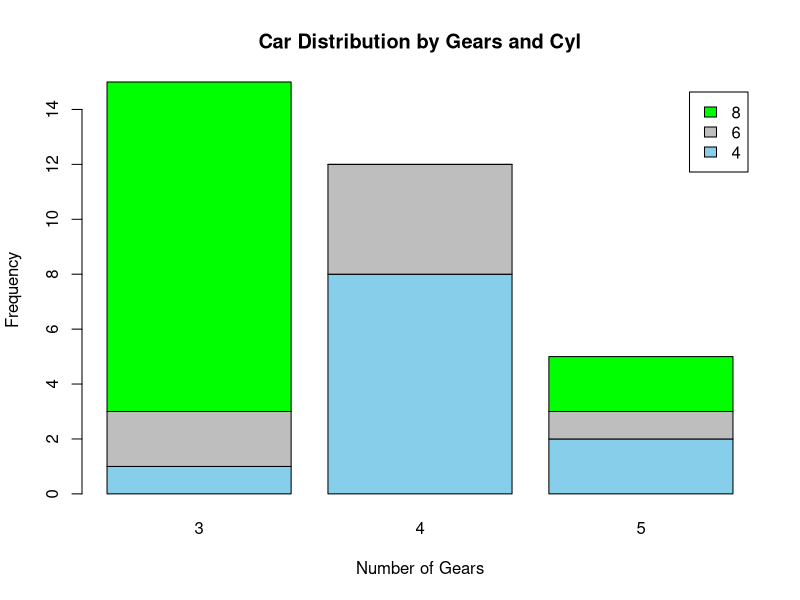
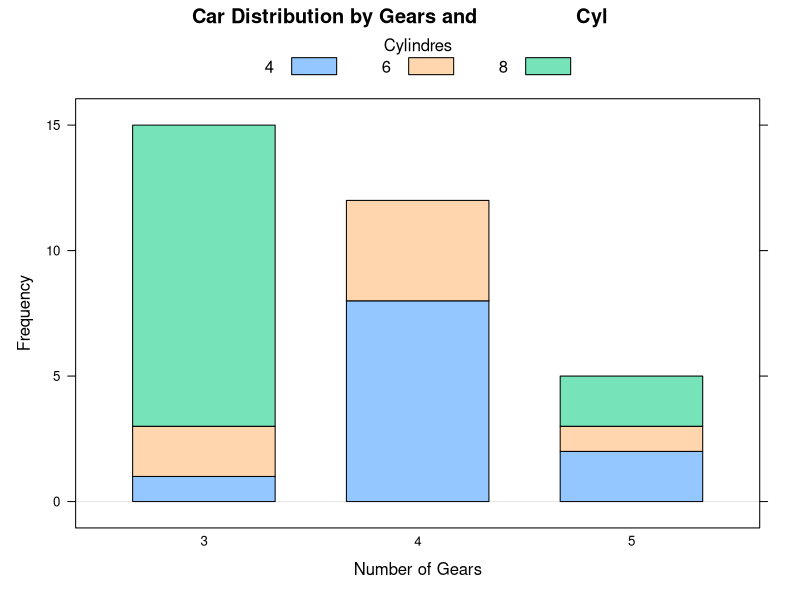
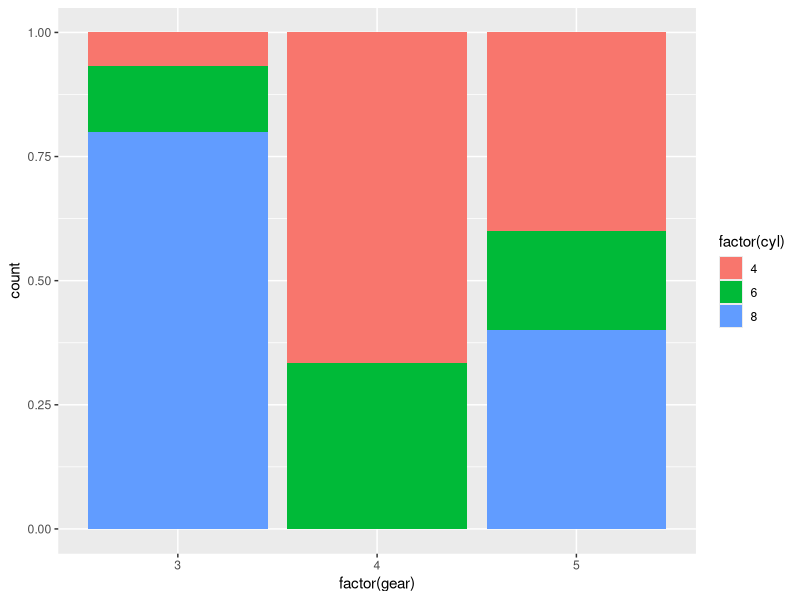

These figures' R source, in order:
## ---- chunk 1
counts <- table(mtcars$cyl, mtcars$gear)
counts

## ---- chunk 2
counts <- table(mtcars$cyl, mtcars$gear)
barplot(counts, main="Car Distribution by Gears and Cyl",
	xlab="Number of Gears", ylab="Frequency", col=c("skyblue","gray","green"),
	legend = rownames(counts), beside=FALSE)

## ---- chunk 3
library("lattice")
counts <- table(mtcars$gear, mtcars$cyl)
barchart(counts, stack = TRUE, horizontal="false", main="Car Distribution by Gears and 		Cyl",     xlab="Number of Gears", ylab="Frequency", 
	 auto.key = list(space="top", columns=3, title="Cylindres", cex.title=1))

## ---- chunk 4
library("ggplot2")
g <- ggplot(mtcars, aes(factor(gear), fill=factor(cyl))) + geom_bar( position = "fill")
g + labs(list(title = "Car Distribution by Gears and Cyl", x="Number of Gears", y="Frequency"))

